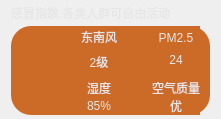
     <widget class="QWidget" name="widget03" native="true">
      <property name="styleSheet">
       <string notr="true">color:rgb(230,230,230);</string>
      </property>
      <layout class="QVBoxLayout" name="verticalLayout" stretch="2,3">
       <property name="spacing">
        <number>4</number>
       </property>
       <property name="topMargin">
        <number>4</number>
       </property>
       <property name="bottomMargin">
        <number>4</number>
       </property>
       <item>
        <widget class="QLabel" name="labelGanmao">
         <property name="text">
          <string>感冒指数:各类人群可自由活动</string>
         </property>
        </widget>
       </item>
       <item>
        <widget class="QWidget" name="widget0301" native="true">
         <property name="maximumSize">
          <size>
           <width>16777215</width>
           <height>100</height>
          </size>
         </property>
         <property name="styleSheet">
          <string notr="true">background-color: rgb(203, 107, 39);
border-radius: 20px;</string>
         </property>
         <layout class="QGridLayout" name="gridLayout">
          <property name="leftMargin">
           <number>35</number>
          </property>
          <property name="topMargin">
           <number>0</number>
          </property>
          <property name="rightMargin">
           <number>10</number>
          </property>
          <property name="bottomMargin">
           <number>0</number>
          </property>
          <property name="horizontalSpacing">
           <number>0</number>
          </property>
          <property name="verticalSpacing">
           <number>8</number>
          </property>
          <item row="0" column="0">
           <layout class="QHBoxLayout" name="horizontalLayout">
            <property name="spacing">
             <number>0</number>
            </property>
            <property name="topMargin">
             <number>2</number>
            </property>
            <item>
             <widget class="QLabel" name="labelFX">
              <property name="minimumSize">
               <size>
                <width>35</width>
                <height>35</height>
               </size>
              </property>
              <property name="maximumSize">
               <size>
                <width>35</width>
                <height>35</height>
               </size>
              </property>
              <property name="frameShadow">
               <enum>QFrame::Raised</enum>
              </property>
              <property name="text">
               <string/>
              </property>
              <property name="pixmap">
               <pixmap>:/res/wind.png</pixmap>
              </property>
              <property name="scaledContents">
               <bool>true</bool>
              </property>
             </widget>
            </item>
            <item>
             <layout class="QVBoxLayout" name="verticalLayout_2">
              <property name="spacing">
               <number>7</number>
              </property>
              <property name="bottomMargin">
               <number>0</number>
              </property>
              <item>
               <widget class="QLabel" name="labelFXType">
                <property name="text">
                 <string>东南风</string>
                </property>
                <property name="alignment">
                 <set>Qt::AlignCenter</set>
                </property>
               </widget>
              </item>
              <item>
               <widget class="QLabel" name="labelFXType_2">
                <property name="text">
                 <string>2级</string>
                </property>
                <property name="alignment">
                 <set>Qt::AlignCenter</set>
                </property>
               </widget>
              </item>
             </layout>
            </item>
           </layout>
          </item>
          <item row="0" column="1">
           <layout class="QHBoxLayout" name="horizontalLayout_2">
            <item>
             <widget class="QLabel" name="labelFX_2">
              <property name="minimumSize">
               <size>
                <width>35</width>
                <height>35</height>
               </size>
              </property>
              <property name="maximumSize">
               <size>
                <width>35</width>
                <height>35</height>
               </size>
              </property>
              <property name="frameShadow">
               <enum>QFrame::Raised</enum>
              </property>
              <property name="text">
               <string/>
              </property>
              <property name="pixmap">
               <pixmap>:/res/pm25.png</pixmap>
              </property>
              <property name="scaledContents">
               <bool>true</bool>
              </property>
             </widget>
            </item>
            <item>
             <layout class="QVBoxLayout" name="verticalLayout_3">
              <item>
               <widget class="QLabel" name="labelPM25">
                <property name="text">
                 <string>PM2.5</string>
                </property>
                <property name="alignment">
                 <set>Qt::AlignCenter</set>
                </property>
               </widget>
              </item>
              <item>
               <widget class="QLabel" name="labelPM25Data">
                <property name="text">
                 <string>24</string>
                </property>
                <property name="alignment">
                 <set>Qt::AlignCenter</set>
                </property>
               </widget>
              </item>
             </layout>
            </item>
           </layout>
          </item>
          <item row="1" column="0">
           <layout class="QHBoxLayout" name="horizontalLayout_3">
            <item>
             <widget class="QLabel" name="labelShidu">
              <property name="minimumSize">
               <size>
                <width>35</width>
                <height>35</height>
               </size>
              </property>
              <property name="maximumSize">
               <size>
                <width>35</width>
                <height>35</height>
               </size>
              </property>
              <property name="frameShadow">
               <enum>QFrame::Raised</enum>
              </property>
              <property name="text">
               <string/>
              </property>
              <property name="pixmap">
               <pixmap>:/res/humidity.png</pixmap>
              </property>
              <property name="scaledContents">
               <bool>true</bool>
              </property>
             </widget>
            </item>
            <item>
             <layout class="QVBoxLayout" name="verticalLayout_4">
              <item>
               <widget class="QLabel" name="labelshidu">
                <property name="text">
                 <string>湿度</string>
                </property>
                <property name="alignment">
                 <set>Qt::AlignCenter</set>
                </property>
               </widget>
              </item>
              <item>
               <widget class="QLabel" name="labelShiduData">
                <property name="text">
                 <string>85%</string>
                </property>
                <property name="alignment">
                 <set>Qt::AlignCenter</set>
                </property>
               </widget>
              </item>
             </layout>
            </item>
           </layout>
          </item>
          <item row="1" column="1">
           <layout class="QHBoxLayout" name="horizontalLayout_4">
            <item>
             <widget class="QLabel" name="labelFX_4">
              <property name="minimumSize">
               <size>
                <width>35</width>
                <height>35</height>
               </size>
              </property>
              <property name="maximumSize">
               <size>
                <width>35</width>
                <height>35</height>
               </size>
              </property>
              <property name="frameShadow">
               <enum>QFrame::Raised</enum>
              </property>
              <property name="text">
               <string/>
              </property>
              <property name="pixmap">
               <pixmap>:/res/airQi.png</pixmap>
              </property>
              <property name="scaledContents">
               <bool>true</bool>
              </property>
             </widget>
            </item>
            <item>
             <layout class="QVBoxLayout" name="verticalLayout_5">
              <item>
               <widget class="QLabel" name="labelair">
                <property name="text">
                 <string>空气质量</string>
                </property>
                <property name="alignment">
                 <set>Qt::AlignCenter</set>
                </property>
               </widget>
              </item>
              <item>
               <widget class="QLabel" name="labelairData">
                <property name="text">
                 <string>优</string>
                </property>
                <property name="alignment">
                 <set>Qt::AlignCenter</set>
                </property>
               </widget>
              </item>
             </layout>
            </item>
           </layout>
          </item>
         </layout>
        </widget>
       </item>
      </layout>
     </widget>
